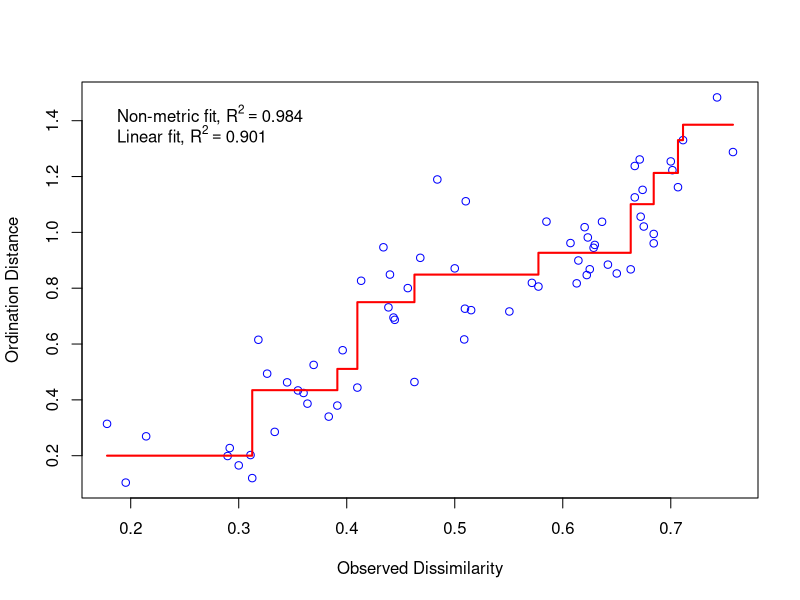
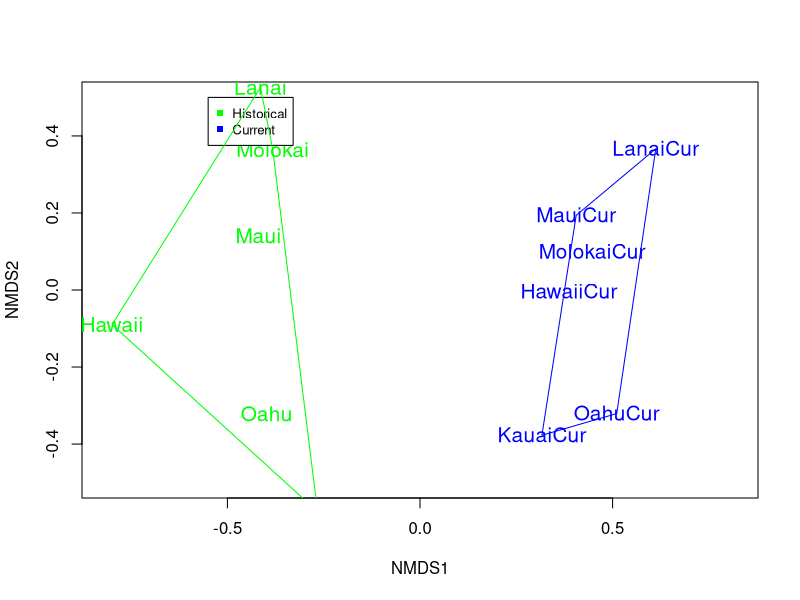
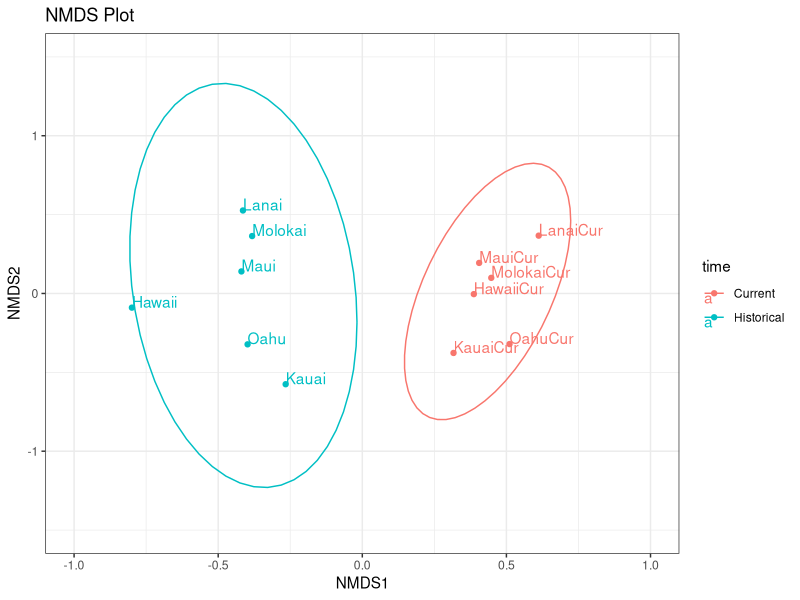

Write R code to recreate these figures, in order.

#########Non-Metric Multidimensional Analysis (NMDS)#########
#NMDS is the most flexible ordination technique. It operates on a distance matrix and projects samples that are similar, close together and ones that are different, far apart.
#Create Sørensens’s disimilarity martix for the birds data:
#You will be using this data set for the Non-Metric Multidimensional Analysis (NMDS).
#Download packages
#you will be using the packages vegan and ca
install.packages("ca")
library(vegan)
library(ca)
#Call in the data set"
#Next, call in the data set “combined_birds.csv” and call it birds2. 
#You will be using this data set for the Non-Metric Multidimensional Analysis (NMDS).
setwd("/Users/Joshua/Library/CloudStorage/OneDrive-UniversityofFlorida/multivariate_2023")
birds2<-read.csv("combined_birds.csv", row=1, header=TRUE)
birds2
#Create Sørensens’s disimilarity martix for the birds data:
jbirds2<-vegdist(birds2, "bray") 
jbirds2
#You are going to use the metaMDS function in the vegan package. 
#K =2 because we are interested in only two dimension (which is common for NMDS).
?metaMDS
nmdsBird<-metaMDS(jbirds2,k=2, trace=T)
stressplot(nmdsBird)
#What do the stress value and the fit (R2) of the monotonic regression tell you about the NMDS plot?
#Let’s plot out our results and see if there is a difference between the historical and current Hawaiian bird assemblages?

#Identify the time period as groups:
treat=as.matrix(c(rep("Historical",6),rep("Current",6)))
treat
#Plot out the points (islands):
ordiplot(nmdsBird,type="n",xlim=c(-.5,.5),ylim=c(-.5,.5))
## species scores not available
orditorp(nmdsBird,display="sites",col=c(rep("green",6),rep("blue",6)),air=0.01,cex=1.25)
legend(-.55,.5, c("Historical","Current"), cex=0.8, 
       col=c("green","blue"), pch=15:15)
#Add a convex hull around each group:
ordihull(nmdsBird, treat, display="si",lty=1, col="green", show.groups="Historical")
ordihull(nmdsBird, treat, display="si", lty=1, col="blue", show.groups="Current")

#######ggplot###
install.packages("ggplot2")
library(ggplot2)
#ggplot
data.scores <- as.data.frame(scores(nmdsBird)) #Using the scores function from vegan to extract the site scores and convert to a data.frame
data.scores$island <- row.names(birds2) # create a column of island names, from the original data frame "ib"
#data.scores$Ocean <- ib$Ocean  #  create a column of ocean names, from the original data frame "ib"
data.scores$time <- treat # create a column of archipelago names, from the original data frame "ib"
head(data.scores)  #look at the data

ggplot(data.scores, aes(x= NMDS1, y= NMDS2, col=time)) + #denote groupings by color "col" and shape
  geom_point() +#adds points
  geom_text(aes(label=rownames(data.scores)),hjust=0, vjust=0)+#adds island names
  stat_ellipse() +#adds ellipses
  theme_bw() +
  xlim(-1, 1)+
  ylim(-1.5,1.5)+
  labs(title = "NMDS Plot")
